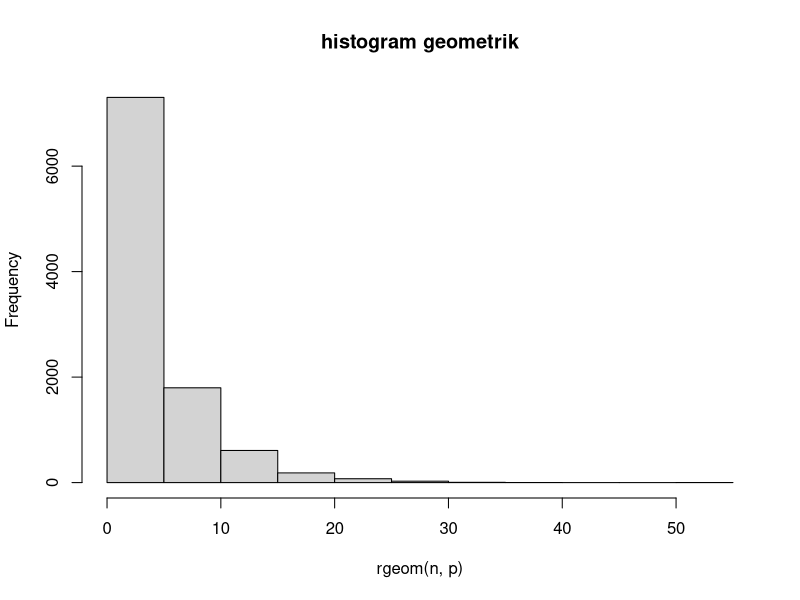
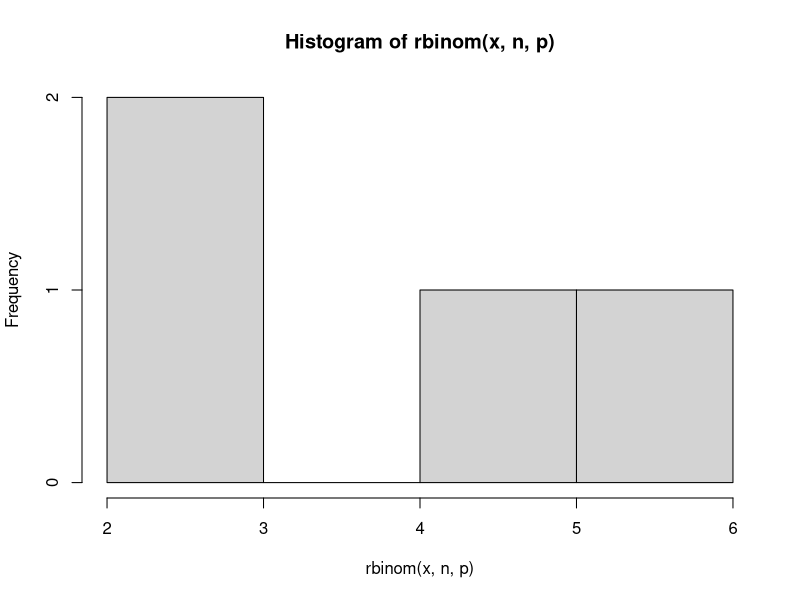
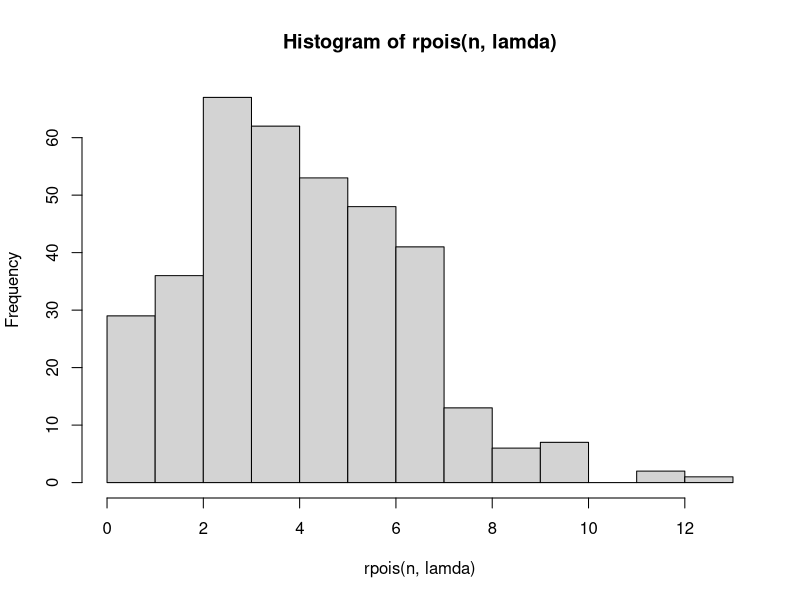
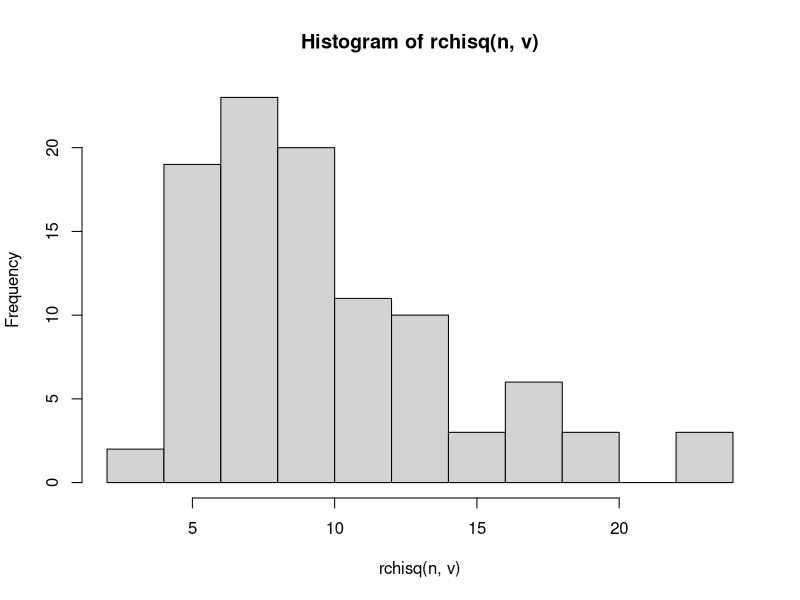
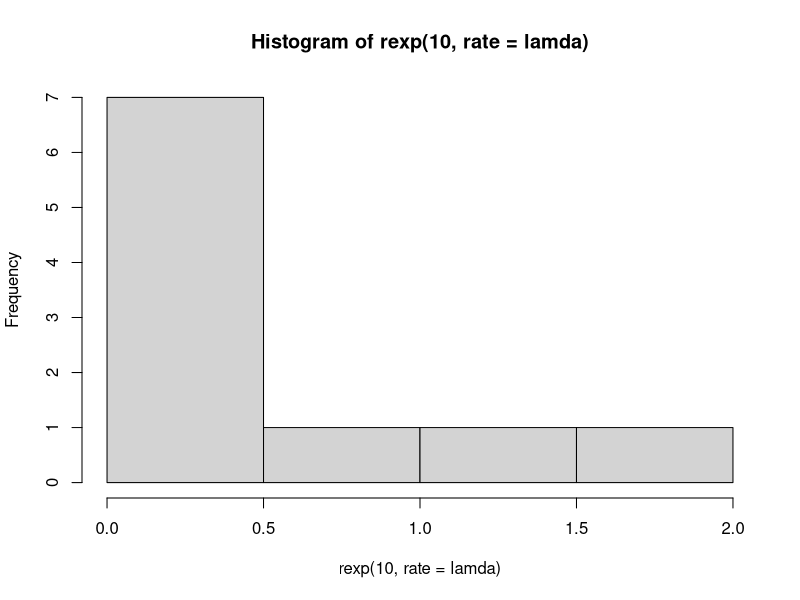
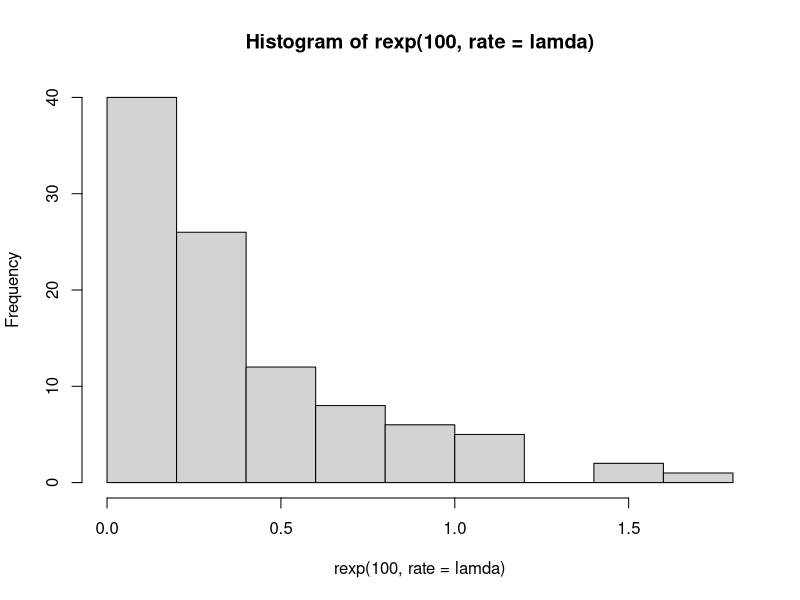
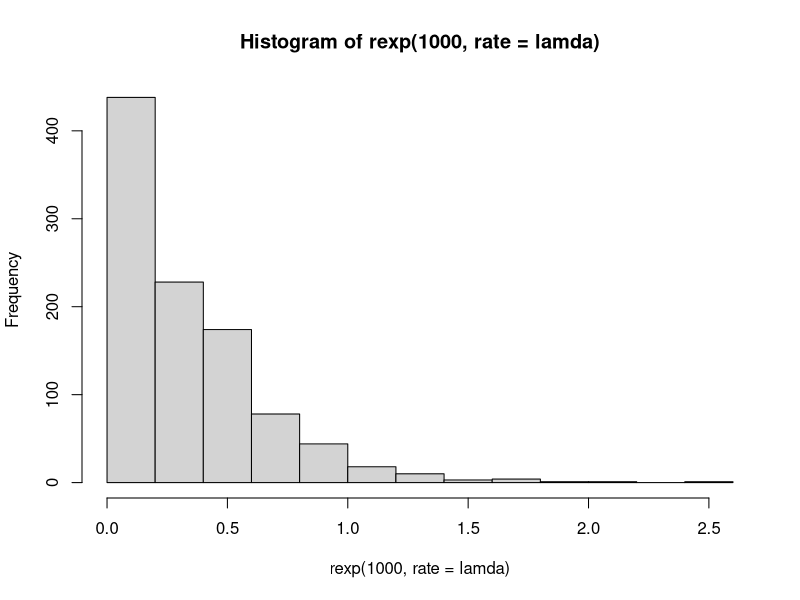
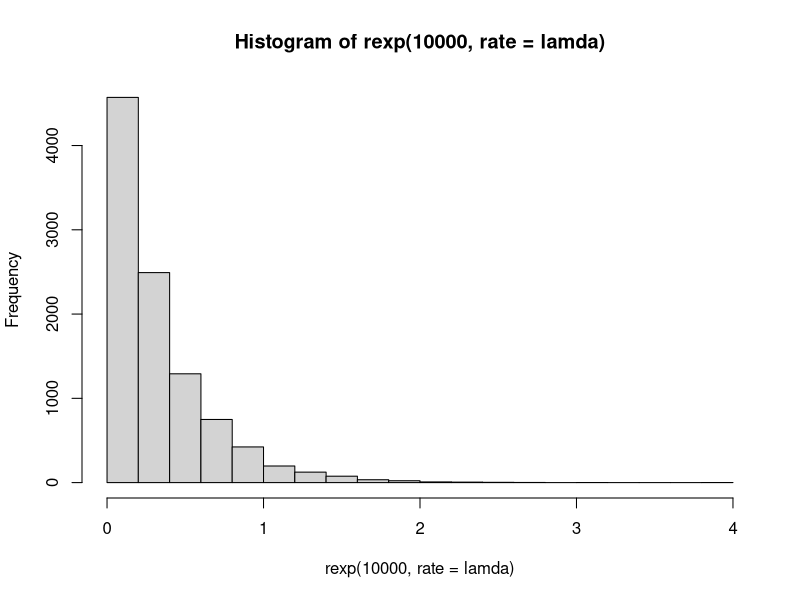

Write the R code that produced these figures, in order.
#1

x <- 3
p <- 0.2

#a
peluang <- dgeom(x, 1 - p)
print(peluang)

#b
n <- 10000
ratarata <- mean(rgeom(n, p) == 3)
print(ratarata)

#d
set.seed(1)
hist(rgeom(n, p), main = "histogram geometrik")

#e
rataan = 1 / p
paste("Nilai rataan:", rataan)

varian = (1 - p) / (p ^ 2)
paste("Nilai varian:", varian)


#2

n <- 20
p <- 0.2

#a
x <- 4
binom = dbinom(x, n, p)

print(binom)

#b
hist(rbinom(x, n, p))

#c
rataan <- n * p
variansi <- n * p * (1 - p)

print(rataan)
print(variansi)

#3

lamda <- 4.5

#a
x <- 6
pel <- dpois(x, lamda)
print(pel)

#b
n <- 365
hist(rpois(n, lamda))

#d
rataan <- lamda
variansi <- lamda
print(rataan)
print(variansi)

#4

x <- 2
v <- 10

#a
peluang <- dchisq(x, v)
print(peluang)

#b
n <- 100
hist(rchisq(n, v))

#c
rataan <- v
variansi <- 2 * v

print(rataan)
print(variansi)


#5

lamda <- 3

#a
prob <- rexp(1, rate = lamda)
print(prob)

#b

hist(rexp(10, rate = lamda))
hist(rexp(100, rate = lamda))
hist(rexp(1000, rate = lamda))
hist(rexp(10000, rate = lamda))

#c
n <- 100
set.seed(1)

rataan <- mean(rexp(n, rate = lamda))
variansi <- (sd(rexp(n, rate = lamda)))^ 2
print(rataan)
print(variansi)


#6

n <- 100
mean <- 50
sd <- 8

#a
set.seed(1)
var <- rnorm(n, mean, sd)
rataan <- mean(var)

x1 <- floor(rataan)
x2 <- ceiling(rataan)

print(x1)
print(x2)
print(rataan)

zscore <- (var - rataan) / sd(var)
plot(zscore)

#b
breaks <- 50
hist(var, breaks, main = "5025211147_Rr. Diajeng Alfisyahrinnisa Anandha_Probstat_{A}_DNhistogram")

#c
variansi <- (sd(var)) ^ 2
print(variansi)




